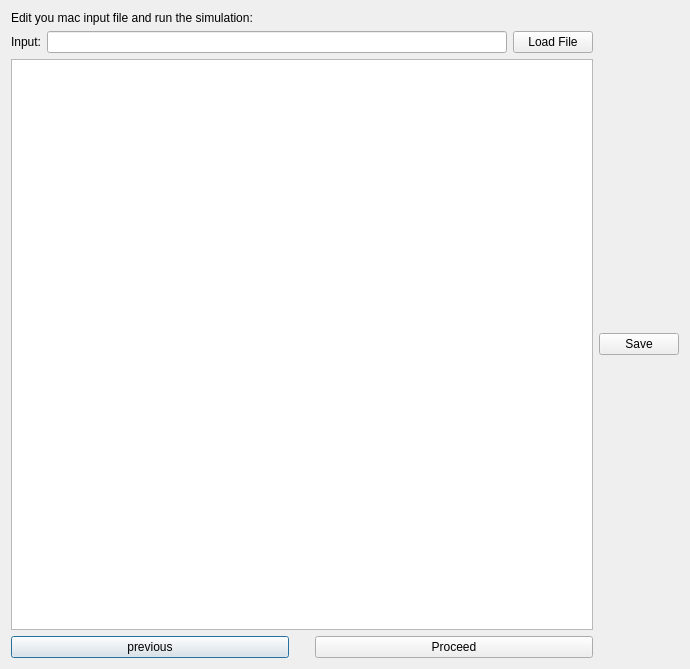
<?xml version="1.0" encoding="UTF-8"?>
<ui version="4.0">
 <class>SimulationInput</class>
 <widget class="QDialog" name="SimulationInput">
  <property name="geometry">
   <rect>
    <x>0</x>
    <y>0</y>
    <width>690</width>
    <height>669</height>
   </rect>
  </property>
  <property name="windowTitle">
   <string>Dialog</string>
  </property>
  <layout class="QGridLayout" name="gridLayout">
   <item row="10" column="0">
    <layout class="QVBoxLayout" name="verticalLayout_2">
     <item>
      <widget class="QTextEdit" name="editor"/>
     </item>
    </layout>
   </item>
   <item row="1" column="0">
    <widget class="QLabel" name="LE_info">
     <property name="text">
      <string>Edit you mac input file and run the simulation:</string>
     </property>
    </widget>
   </item>
   <item row="12" column="0">
    <layout class="QHBoxLayout" name="horizontalLayout">
     <item>
      <widget class="QPushButton" name="PB_previous">
       <property name="text">
        <string>previous</string>
       </property>
      </widget>
     </item>
     <item>
      <spacer name="horizontalSpacer">
       <property name="orientation">
        <enum>Qt::Horizontal</enum>
       </property>
       <property name="sizeType">
        <enum>QSizePolicy::Preferred</enum>
       </property>
       <property name="sizeHint" stdset="0">
        <size>
         <width>20</width>
         <height>20</height>
        </size>
       </property>
      </spacer>
     </item>
     <item>
      <widget class="QPushButton" name="PB_next">
       <property name="text">
        <string>Proceed</string>
       </property>
      </widget>
     </item>
    </layout>
   </item>
   <item row="5" column="1">
    <layout class="QVBoxLayout" name="verticalLayout_3"/>
   </item>
   <item row="5" column="0">
    <layout class="QHBoxLayout" name="horizontalLayout_3">
     <item>
      <widget class="QLabel" name="label">
       <property name="sizePolicy">
        <sizepolicy hsizetype="Fixed" vsizetype="Fixed">
         <horstretch>0</horstretch>
         <verstretch>0</verstretch>
        </sizepolicy>
       </property>
       <property name="text">
        <string>Input:</string>
       </property>
      </widget>
     </item>
     <item>
      <widget class="QLineEdit" name="LE_input"/>
     </item>
     <item>
      <widget class="QPushButton" name="PB_load">
       <property name="text">
        <string>Load File</string>
       </property>
      </widget>
     </item>
    </layout>
   </item>
   <item row="10" column="2">
    <widget class="QPushButton" name="PB_save">
     <property name="text">
      <string>Save</string>
     </property>
    </widget>
   </item>
  </layout>
 </widget>
 <resources/>
 <connections/>
</ui>
